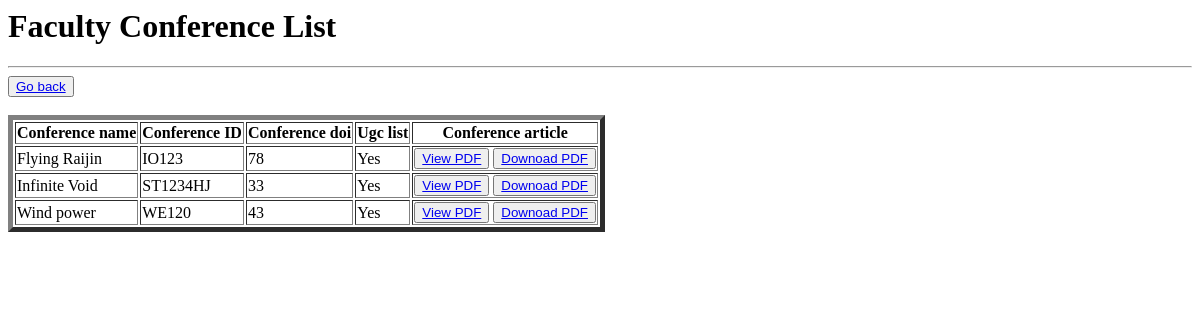
Before: /hodviewotherconf (signed in) with the older database file.
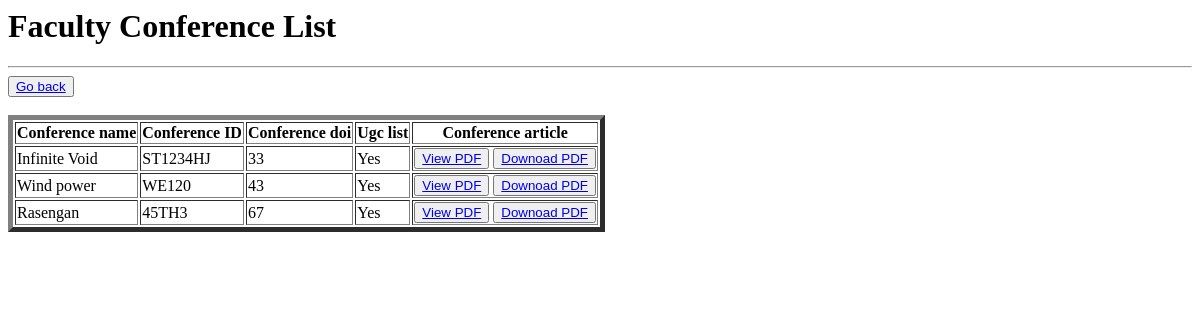
After: the same page with the newer database file.
### CSE/models.py (models this page shows, shortened)
class Conference(models.Model):
    fac_name=models.ForeignKey(Faculty,on_delete=models.CASCADE)
    conference_id = models.CharField(primary_key=True,max_length=100)
    conference_name = models.CharField(max_length=255)
    conference_article = models.FileField(upload_to='conference/',validators=[validate_pdf])
    conference_doi=models.IntegerField(null=True,blank=True)
    ugc=(('Yes','Yes'),('No','No'))
    ugc_listed=models.CharField(max_length=10,choices=ugc)

### CSE/views.py (the view)
# urls.py: path('hodviewotherconf',views.hod_view_other_conference_details,name='hodviewotherconf'),
def hod_view_other_conference_details(request):
    if request.user.is_authenticated:
        conferences=Conference.objects.exclude(fac_name=request.user)
    return render(request, 'hodviewconferencedetail.html', {'conferences': conferences})

### CSE/templates/hodviewconferencedetail.html (shortened to what this page needs)
<h1>Faculty Conference List</h1>
<hr>
<button><a href="{% url 'hodoptions' %}">Go back</a></button><br><br>
<table border="5">
    <thead>
        <tr>
            <th>Conference name</th>
            <th>Conference ID</th>
            <th>Conference doi</th>
            <th>Ugc list</th>
            <th>Conference article</th>
        </tr>
    </thead>
    <tbody>
        {% for i in conferences %}
            <tr>
                <td>{{i.conference_name}}</td>
                <td>{{i.conference_id}}</td>
                <td>{{i.conference_doi}}</td>
                <td>{{ i.ugc_listed }}</td>
                <td>
                    {% if i.conference_article %}
                      <button><a href="{{ i.conference_article.url }}" target="_blank" >View PDF</a></button>
                      <button><a href="{{ i.conference_article.url }}" target="_blank" download>Downoad PDF</a></button>
                    {% endif %}
                </td>
            </tr>
        {% endfor %}
    </tbody>
</table

Changed rows visible on the page:
removed Conference: conference_name "Flying Raijin", conference_id "IO123", conference_doi "78", ugc_listed "Yes"
added Conference: conference_name "Rasengan", conference_id "45TH3", conference_doi "67", ugc_listed "Yes"
